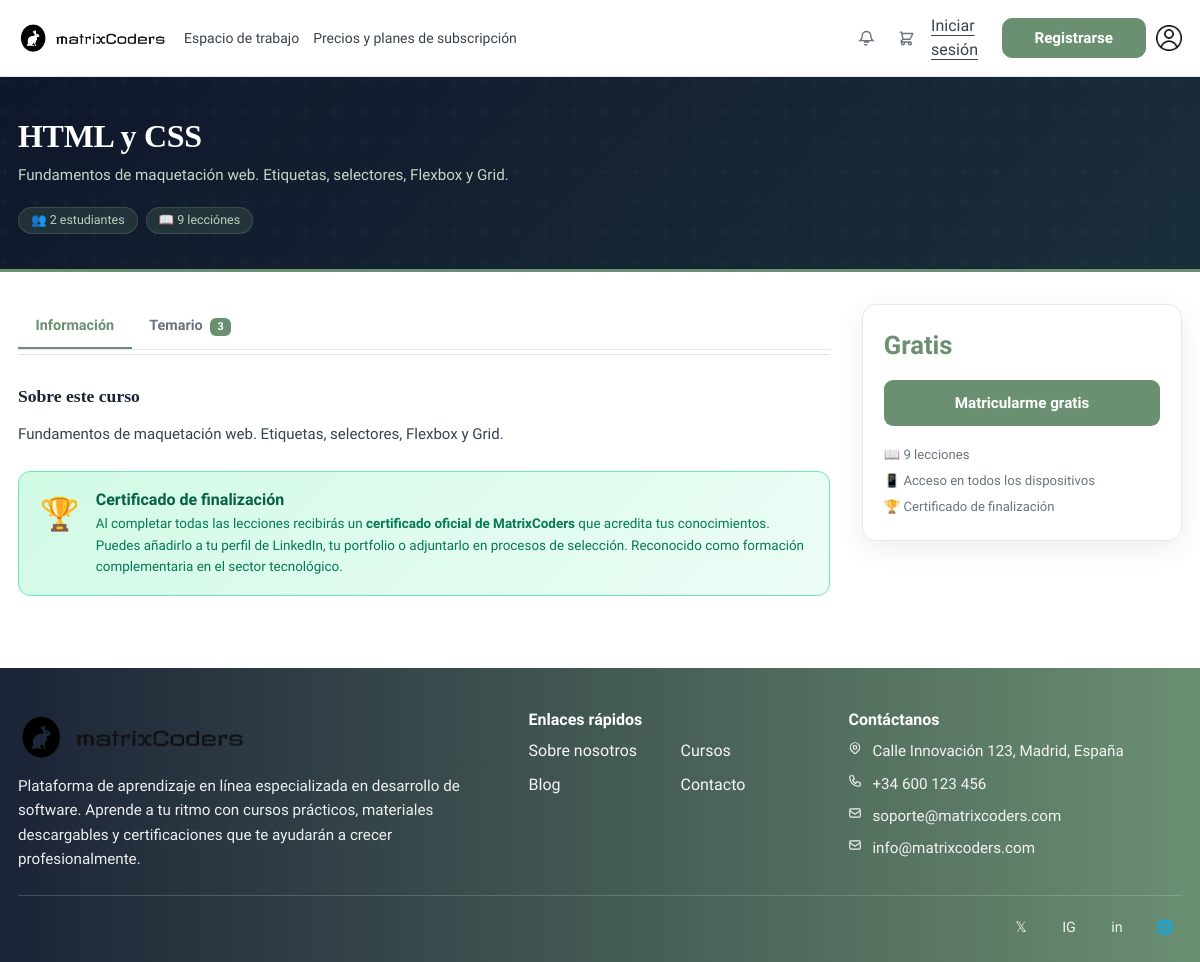
Page /index.php?url=detallecurso&id=4 on the committed database.
### tables this page shows
CREATE TABLE curso (
    id             INTEGER PRIMARY KEY AUTOINCREMENT,
    titulo         TEXT    NOT NULL,
    descripcion    TEXT    DEFAULT NULL,
    info_extra     TEXT    DEFAULT NULL,
    que_aprenderas TEXT    DEFAULT NULL,
    imagen         TEXT    DEFAULT NULL,
    destacado      INTEGER NOT NULL DEFAULT 0,
    precio         REAL    NOT NULL DEFAULT 0.00,
    nivel          TEXT    DEFAULT NULL,
    categoria      TEXT    DEFAULT NULL,
    duracion_min   INTEGER DEFAULT NULL,
    estudiantes    INTEGER DEFAULT NULL
, activo        INTEGER NOT NULL DEFAULT 1, instructor_id INTEGER DEFAULT NULL, orden         INTEGER NOT NULL DEFAULT 0, apuntes_json   TEXT    DEFAULT NULL);

### app/controllers/DetalleCursoController.php (called while the page is built, shortened)
<?php
require_once __DIR__ . '/../models/Curso.php';
$usuarioId   = $_SESSION['usuario_id']   ?? null;
$id = isset($_GET['id']) ? (int)$_GET['id'] : 0;
global $db;
$modeloCurso = new Curso($db);
$curso = $modeloCurso->getById($id);
$estaMatriculado = $usuarioId
    ? $modeloCurso->estaMatriculado($usuarioId, $id)
    : false;
$unidades = $modeloCurso->getUnidadesConLecciones($id);
require __DIR__ . '/../views/detallecurso/index.php';

### app/models/Curso.php (called while the page is built, shortened)
<?php
class Curso
{
    private $db;
    public function __construct($db)
    {
        $this->db = $db;
    }
    public function getById(int $id): ?array
    {
        $stmt = $this->db->prepare("
            SELECT c.*, COUNT(m.id) AS total_matriculas
            FROM curso c
            LEFT JOIN matricula m ON m.curso_id = c.id
            WHERE c.id = ?
            GROUP BY c.id
        ");
        $stmt->execute([$id]);
        $row = $stmt->fetch(PDO::FETCH_ASSOC);
        return $row ?: null;
    }
    public function getUnidadesConLecciones(int $cursoId): array
    {
        $stmt = $this->db->prepare("
            SELECT * FROM unidad
            WHERE curso_id = ?
            ORDER BY orden ASC, id ASC
        ");
        $stmt->execute([$cursoId]);
        $unidades = $stmt->fetchAll(PDO::FETCH_ASSOC);
        foreach ($unidades as &$u) {
            $stmt2 = $this->db->prepare("
                SELECT * FROM leccion
                WHERE unidad_id = ?
                ORDER BY orden ASC, id ASC
            ");
            $stmt2->execute([$u['id']]);
            $u['lecciones'] = $stmt2->fetchAll(PDO::FETCH_ASSOC);
            try {
                $stmt3 = $this->db->prepare("
                    SELECT * FROM tarea_entregable
                    WHERE unidad_id = ?
                    ORDER BY id ASC
                ");
                $stmt3->execute([$u['id']]);
                $u['tareas_entregables'] = $stmt3->fetchAll(PDO::FETCH_ASSOC);
            } catch (\Exception $e) {
                $u['tareas_entregables'] = [];
            }
        }
        return $unidades;
    }
}

### app/views/detallecurso/index.php (the view, shortened to what this page needs)
<?php
$titulo   = htmlspecialchars($curso['titulo'] ?? 'Sin título');
$desc     = $curso['descripcion'] ?? '';
$precio   = (float)($curso['precio'] ?? 0);
$alumnos  = (int)($curso['total_matriculas'] ?? 0);
$tieneAccesoCurso = $estaMatriculado || ($usuarioId && $planPermiteAcceso);
$mostrarSidebarCompra = !$tieneAccesoCurso;
$totalLecciones = array_sum(array_map(fn($u) => count($u['lecciones'] ?? []), $unidades));
?>
<!DOCTYPE html>
<html lang="es">
<head>
    <link href="https://cdn.jsdelivr.net/npm/bootstrap@5.3.2/dist/css/bootstrap.min.css" rel="stylesheet">
    <link rel="stylesheet" href="<?= BASE_URL ?>/css/header.css">
    <link rel="stylesheet" href="<?= BASE_URL ?>/css/footer.css">
</head>
<body>
    <?php require __DIR__ . '/../layout/header.php'; ?>
    <section class="curso-hero">
        <div style="max-width:1220px;margin:0 auto;padding:0 18px">
            <div class="row align-items-center g-3">
                <div class="col-lg-8">
                    <h1><?= $titulo ?></h1>
                    <?php if ($desc): ?>
                        <p class="desc-hero"><?= htmlspecialchars(mb_strimwidth($desc, 0, 220, '…')) ?></p>
                    <?php endif; ?>
                    <div class="mt-3">
                        <span class="hero-tag">👥 <?= $alumnos ?> <?= $alumnos === 1 ? 'estudiante' : 'estudiantes' ?></span>
                        <?php if ($totalLecciones): ?><span class="hero-tag">📖 <?= $totalLecciones ?> lección<?= $totalLecciones !== 1 ? 'es' : '' ?></span><?php endif; ?>
                    </div>
                </div>
            </div>
        </div>
    </section>
    <div class="curso-body<?= $mostrarSidebarCompra ? '' : ' sin-sidebar' ?>">
        <div>
            <div class="tabs-header-row">
                <ul class="nav curso-tabs border-bottom mb-1" style="flex:1;border-bottom:none!important;margin-bottom:0!important">
                    <li class="nav-item">
                        <button class="nav-link active" data-bs-toggle="tab" data-bs-target="#tab-info">Información</button>
                    </li>
                    <?php if (!empty($unidades)): ?>
                        <li class="nav-item">
                            <button class="nav-link" data-bs-toggle="tab" data-bs-target="#tab-temario">
                                Temario
                                <span class="badge ms-1" style="background:var(--mc-green);font-size:.68rem;"><?= count($unidades) ?></span>
                            </button>
                        </li>
                    <?php endif; ?>
                </ul>
            </div>
            <div class="border-bottom mb-1"></div>
            <div class="tab-content">
                <div class="tab-pane fade show active" id="tab-info">
                    <p class="info-seccion-titulo">Sobre este curso</p>
                    <p class="info-texto">
                        <?= $desc ? nl2br(htmlspecialchars($desc)) : '' ?>
                    </p>
                    <div class="certificado-box">
                        <div class="cert-icon">🏆</div>
                        <div>
                            <h6>Certificado de finalización</h6>
                            <p>
                                Al completar todas las lecciones recibirás un <strong>certificado oficial de MatrixCoders</strong>
                                que acredita tus conocimientos. Puedes añadirlo a tu perfil de LinkedIn, tu portfolio o
                                adjuntarlo en procesos de selección. Reconocido como formación complementaria
                                en el sector tecnológico.
                            </p>
                        </div>
                    </div>
                </div>
            </div>
        </div>
        <?php if ($mostrarSidebarCompra): ?>
            <aside class="sidebar-sticky">
                <div class="sidebar-card">
                    <div class="sidebar-body">
                        <?php if ($precio <= 0): ?>
                            <div class="sidebar-price gratis">Gratis</div>
                        <?php else: ?>
                            <div class="sidebar-price"><?= number_format($precio, 2) ?>€</div>
                        <?php endif; ?>
                        <?php if ($precio <= 0): ?>
                            <form method="POST" action="<?= BASE_URL ?>/index.php?url=detallecurso&id=<?= $curso['id'] ?>">
                                <?php if (!$usuarioId): ?>
                                    <a href="<?= BASE_URL ?>/index.php?url=login" class="btn-mc">Matricularme gratis</a>
                                <?php else: ?>
                                    <button type="submit" class="btn-mc">Matricularme gratis</button>
                                <?php endif; ?>
                            </form>
                        <?php endif; ?>
                        <ul class="sidebar-meta">
                            <?php if ($totalLecciones): ?><li>📖 <?= $totalLecciones ?> lecciones</li><?php endif; ?>
                            <li>📱 Acceso en todos los dispositivos</li>
                            <li>🏆 Certificado de finalización</li>
                        </ul>
                    </div>
                </div>
            </aside>
        <?php endif; ?>
    </div>
    <?php require __DIR__ . '/../layout/footer.php'; ?>
</body>
</html>

### public/css/header.css (style rules this page uses)
:root { --mc-green: #6B8F71; --mc-dark: #1B2336; --mc-text: #1B2336; --mc-muted: #6b7280; --mc-bg: #ffffff; --mc-border: #e5e7eb; }

### public/css/footer.css (style rules this page uses)
:root { --mc-green: #6B8F71; --mc-dark: #1B2336; --mc-footer: #1D1E18; --mc-border-soft: rgba(255, 255, 255, .18); }

### app/views/detallecurso/index.php (style rules this page uses)
:root { --mc-green: #6B8F71; --mc-green-d: #4a6b50; --mc-dark: #1B2336; --mc-navy: #0f172a; --mc-gray: #f3f4f6; --mc-border: #e5e7eb; --mc-text: #374151; --mc-muted: #6b7280; --mc-soft: #F8F8F8; }
* { box-sizing: border-box; }
body { background: #fff; color: var(--mc-dark); font-family: 'Saira', sans-serif; margin: 0; }
.curso-hero { background: linear-gradient(135deg, var(--mc-navy) 0%, #1a2e3a 100%); color: #fff; padding: 2.5rem 0 2rem; border-bottom: 3px solid var(--mc-green); position: relative; overflow: hidden; }
.curso-hero::before { content: ''; position: absolute; inset: 0; pointer-events: none; }
.curso-hero h1 { font-family: Georgia, serif; font-size: clamp(1.4rem, 3vw, 2rem); font-weight: 700; letter-spacing: -.3px; margin-bottom: .5rem; }
.curso-hero .desc-hero { color: #c9d5cb; font-size: .95rem; max-width: 680px; line-height: 1.65; }
.hero-tag { display: inline-flex; align-items: center; gap: 5px; font-size: .78rem; background: rgba(107, 143, 113, .2); border: 1px solid rgba(107, 143, 113, .3); border-radius: 20px; padding: 3px 12px; margin: 3px 4px 3px 0; color: #b8d4bc; }
.curso-body { display: grid; grid-template-columns: 1fr 320px; gap: 2rem; padding: 2rem 0 3rem; align-items: start; max-width: 1200px; margin: 0 auto; padding-left: 18px; padding-right: 18px; }
.tabs-header-row { display: flex; align-items: center; gap: .75rem; border-bottom: 1px solid #e5e7eb; margin-bottom: .25rem; }
.curso-tabs .nav-link { font-family: 'Saira', sans-serif; font-weight: 600; color: var(--mc-muted); border: none; border-bottom: 2px solid transparent; border-radius: 0; padding: .65rem 1.1rem; font-size: .9rem; transition: color .15s; }
.curso-tabs .nav-link.active { color: var(--mc-green); border-bottom-color: var(--mc-green); background: transparent; }
.tab-content { padding: 1.5rem 0; }
.info-seccion-titulo { font-family: Georgia, serif; font-weight: 700; font-size: 1.1rem; margin-bottom: .75rem; color: var(--mc-dark); }
.info-texto { color: var(--mc-text); line-height: 1.75; font-size: .94rem; }
.certificado-box { margin-top: 1.5rem; background: linear-gradient(135deg, #d1fae5, #ecfdf5); border: 1px solid #6ee7b7; border-radius: 12px; padding: 1.1rem 1.3rem; display: flex; align-items: flex-start; gap: 1rem; }
.certificado-box .cert-icon { font-size: 2rem; flex-shrink: 0; }
.certificado-box h6 { font-weight: 700; color: #065f46; margin-bottom: .25rem; }
.certificado-box p { font-size: .84rem; color: #047857; margin: 0; line-height: 1.6; }
.sidebar-sticky { position: sticky; top: 1.5rem; }
.sidebar-card { border: 1px solid var(--mc-border); border-radius: 14px; overflow: hidden; box-shadow: 0 8px 28px rgba(0, 0, 0, .07); }
.sidebar-body { padding: 1.3rem; }
.sidebar-price { font-size: 1.6rem; font-weight: 900; color: var(--mc-dark); margin-bottom: 1rem; }
.sidebar-price.gratis { color: var(--mc-green); }
.btn-mc { background: var(--mc-green); color: #fff; border: none; border-radius: 9px; padding: .72rem 1.4rem; font-weight: 700; width: 100%; font-size: .95rem; font-family: 'Saira', sans-serif; transition: background .2s, transform .1s; cursor: pointer; text-align: center; display: block; text-decoration: none; }
.sidebar-meta { list-style: none; padding: 0; margin: 1rem 0 0; font-size: .82rem; color: var(--mc-muted); }
.sidebar-meta li { padding: 3px 0; }

### rows in the picture
curso: titulo "HTML y CSS", descripcion "Fundamentos de maquetación web. Etiquetas, selectores, Flexbox y Grid."

### other values in the picture
$alumnos "2"
$totalLecciones "9"
count($unidades) "3"
